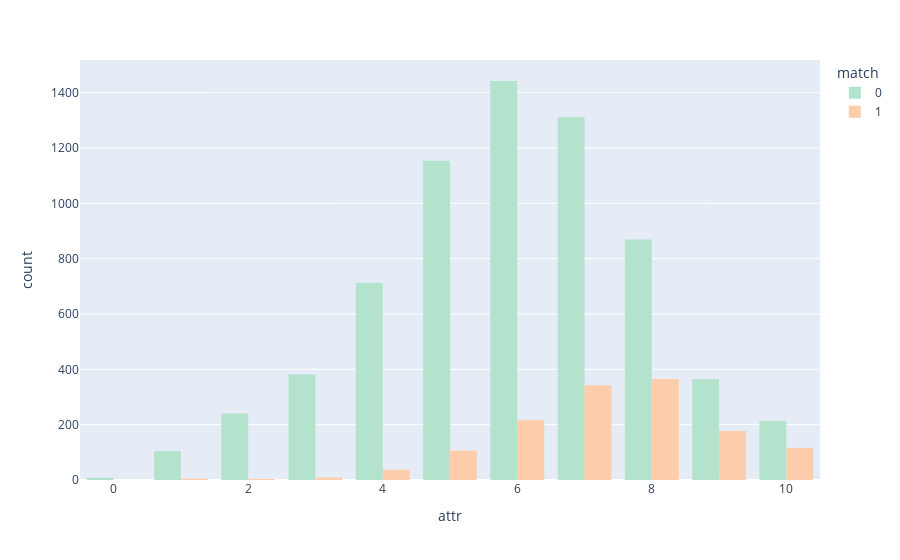
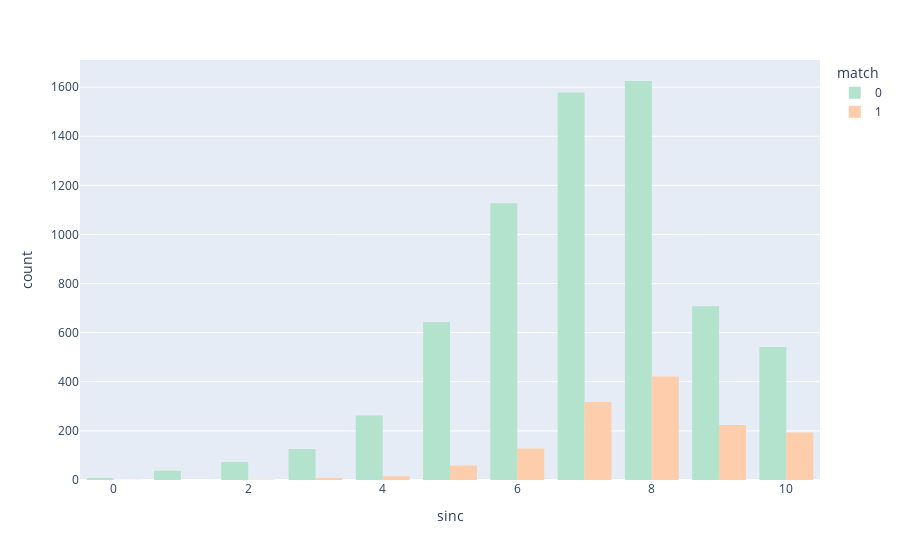
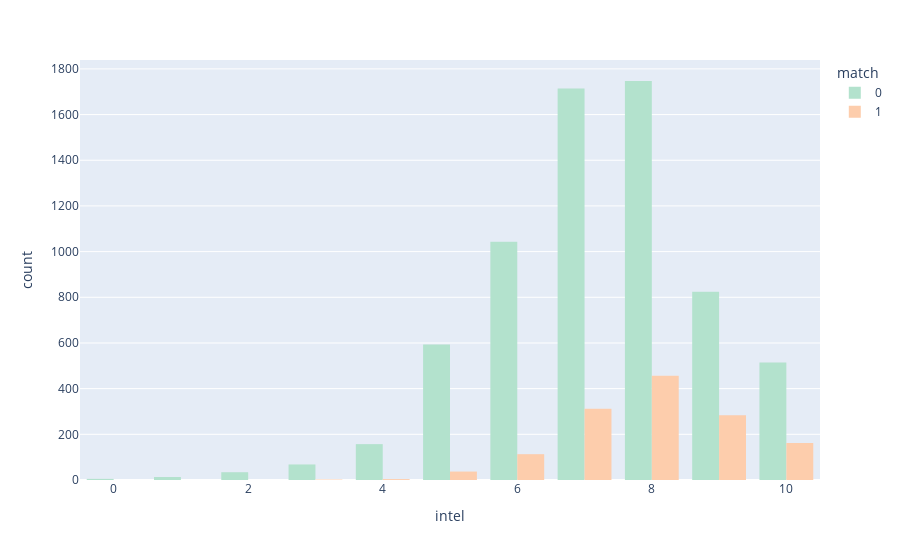
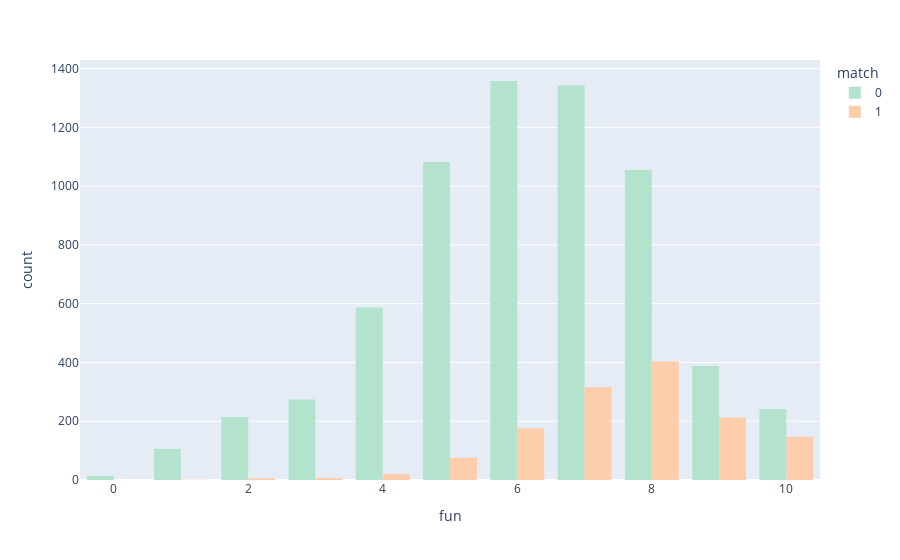

Write notebook code for charts like these, in order.
### Code cell
columns_match = ['attr', 'sinc', 'intel','fun','amb','shar']

for col in columns_match:
    hist = px.histogram(data, x=col, color='match',barmode='group', nbins=15, color_discrete_sequence=px.colors.qualitative.Pastel2)
    hist.show()

### Figure 1 — Plotly figure (JSON) as saved in the notebook; plotly's stock layout.template omitted (floating-point values rounded to 4 significant figures; data arrays with more than 128 entries replaced by an {"elided": "..."} marker saying what was removed)
{"data": [{"alignmentgroup": "True", "bingroup": "x", "hovertemplate": "match=0<br>attr=%{x}<br>count=%{y}<extra></extra>", "legendgroup": "0", "marker": {"color": "rgb(179,226,205)", "pattern": {"shape": ""}}, "name": "0", "nbinsx": 15, "offsetgroup": "0", "orientation": "v", "showlegend": true, "type": "histogram", "x": {"elided": "6998 float values"}, "xaxis": "x", "yaxis": "y"}, {"alignmentgroup": "True", "bingroup": "x", "hovertemplate": "match=1<br>attr=%{x}<br>count=%{y}<extra></extra>", "legendgroup": "1", "marker": {"color": "rgb(253,205,172)", "pattern": {"shape": ""}}, "name": "1", "nbinsx": 15, "offsetgroup": "1", "orientation": "v", "showlegend": true, "type": "histogram", "x": {"elided": "1380 float values"}, "xaxis": "x", "yaxis": "y"}], "layout": {"barmode": "group", "legend": {"title": {"text": "match"}, "tracegroupgap": 0}, "margin": {"t": 60}, "xaxis": {"anchor": "y", "domain": [0, 1], "title": {"text": "attr"}}, "yaxis": {"anchor": "x", "domain": [0, 1], "title": {"text": "count"}}}}

### Figure 2 — Plotly figure (JSON) as saved in the notebook; plotly's stock layout.template omitted (floating-point values rounded to 4 significant figures; data arrays with more than 128 entries replaced by an {"elided": "..."} marker saying what was removed)
{"data": [{"alignmentgroup": "True", "bingroup": "x", "hovertemplate": "match=0<br>sinc=%{x}<br>count=%{y}<extra></extra>", "legendgroup": "0", "marker": {"color": "rgb(179,226,205)", "pattern": {"shape": ""}}, "name": "0", "nbinsx": 15, "offsetgroup": "0", "orientation": "v", "showlegend": true, "type": "histogram", "x": {"elided": "6998 float values"}, "xaxis": "x", "yaxis": "y"}, {"alignmentgroup": "True", "bingroup": "x", "hovertemplate": "match=1<br>sinc=%{x}<br>count=%{y}<extra></extra>", "legendgroup": "1", "marker": {"color": "rgb(253,205,172)", "pattern": {"shape": ""}}, "name": "1", "nbinsx": 15, "offsetgroup": "1", "orientation": "v", "showlegend": true, "type": "histogram", "x": {"elided": "1380 int values"}, "xaxis": "x", "yaxis": "y"}], "layout": {"barmode": "group", "legend": {"title": {"text": "match"}, "tracegroupgap": 0}, "margin": {"t": 60}, "xaxis": {"anchor": "y", "domain": [0, 1], "title": {"text": "sinc"}}, "yaxis": {"anchor": "x", "domain": [0, 1], "title": {"text": "count"}}}}

### Figure 3 — Plotly figure (JSON) as saved in the notebook; plotly's stock layout.template omitted (floating-point values rounded to 4 significant figures; data arrays with more than 128 entries replaced by an {"elided": "..."} marker saying what was removed)
{"data": [{"alignmentgroup": "True", "bingroup": "x", "hovertemplate": "match=0<br>intel=%{x}<br>count=%{y}<extra></extra>", "legendgroup": "0", "marker": {"color": "rgb(179,226,205)", "pattern": {"shape": ""}}, "name": "0", "nbinsx": 15, "offsetgroup": "0", "orientation": "v", "showlegend": true, "type": "histogram", "x": {"elided": "6998 float values"}, "xaxis": "x", "yaxis": "y"}, {"alignmentgroup": "True", "bingroup": "x", "hovertemplate": "match=1<br>intel=%{x}<br>count=%{y}<extra></extra>", "legendgroup": "1", "marker": {"color": "rgb(253,205,172)", "pattern": {"shape": ""}}, "name": "1", "nbinsx": 15, "offsetgroup": "1", "orientation": "v", "showlegend": true, "type": "histogram", "x": {"elided": "1380 float values"}, "xaxis": "x", "yaxis": "y"}], "layout": {"barmode": "group", "legend": {"title": {"text": "match"}, "tracegroupgap": 0}, "margin": {"t": 60}, "xaxis": {"anchor": "y", "domain": [0, 1], "title": {"text": "intel"}}, "yaxis": {"anchor": "x", "domain": [0, 1], "title": {"text": "count"}}}}

### Figure 4 — Plotly figure (JSON) as saved in the notebook; plotly's stock layout.template omitted (floating-point values rounded to 4 significant figures; data arrays with more than 128 entries replaced by an {"elided": "..."} marker saying what was removed)
{"data": [{"alignmentgroup": "True", "bingroup": "x", "hovertemplate": "match=0<br>fun=%{x}<br>count=%{y}<extra></extra>", "legendgroup": "0", "marker": {"color": "rgb(179,226,205)", "pattern": {"shape": ""}}, "name": "0", "nbinsx": 15, "offsetgroup": "0", "orientation": "v", "showlegend": true, "type": "histogram", "x": {"elided": "6998 float values"}, "xaxis": "x", "yaxis": "y"}, {"alignmentgroup": "True", "bingroup": "x", "hovertemplate": "match=1<br>fun=%{x}<br>count=%{y}<extra></extra>", "legendgroup": "1", "marker": {"color": "rgb(253,205,172)", "pattern": {"shape": ""}}, "name": "1", "nbinsx": 15, "offsetgroup": "1", "orientation": "v", "showlegend": true, "type": "histogram", "x": {"elided": "1380 float values"}, "xaxis": "x", "yaxis": "y"}], "layout": {"barmode": "group", "legend": {"title": {"text": "match"}, "tracegroupgap": 0}, "margin": {"t": 60}, "xaxis": {"anchor": "y", "domain": [0, 1], "title": {"text": "fun"}}, "yaxis": {"anchor": "x", "domain": [0, 1], "title": {"text": "count"}}}}
